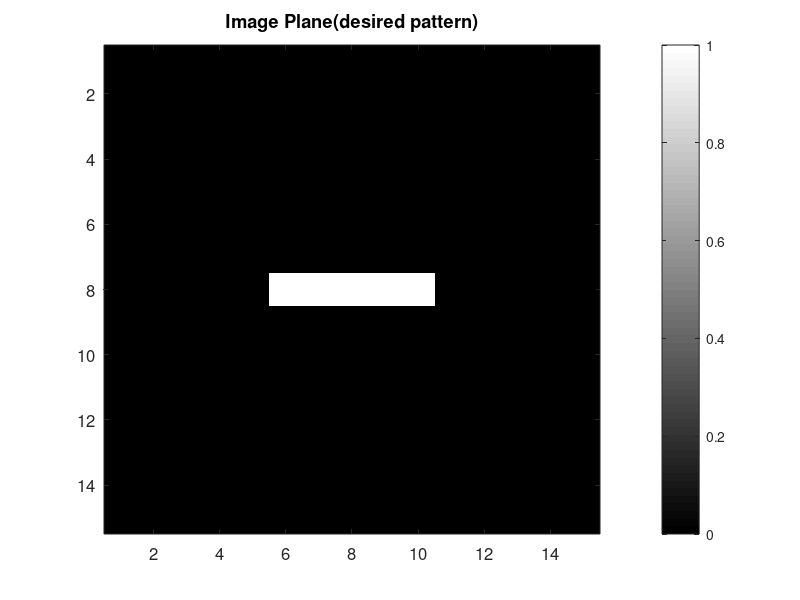
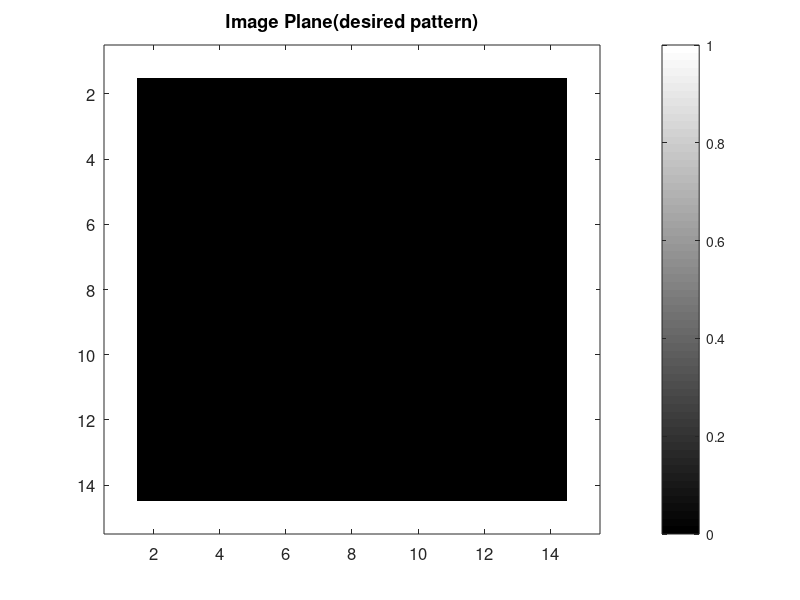

Source code (MATLAB) for these figures, in order: (Note: this script raises an error after producing the figures.)
clc;clear all;close all;
% HologramHelperClass.supperposition(conj(E_sample))

%% Input image (virtual plane)
global lambda k AmpImage N M dW z;
N = 15;

dW = 20e-6; %Spacing between elements
z = 100e-6; % Distance of Image plane from the resonator plane

lambda = 1.550e-6;
k = 2 * pi / lambda;

A_virtual = zeros(N, N); % initial an array to store sample image for calculation
A_virtual(8, 6:10) = 1;
[M, N] = size(A_virtual);

figure;
imagesc(abs(A_virtual));
colormap gray
colorbar
title('Image Plane(desired pattern)')
set(gcf, 'Position', [00, 00, 350, 300])
set(gca,'FontSize', 12) % Font Size

%% Sample image initial state (sample plane)
A_sample = zeros(N, N); % initial an array to store sample image for calculation
A_sample(1, :) = 1;
A_sample(N, :) = 1;
A_sample(:, 1) = 1;
A_sample(:, N) = 1;

figure;
imagesc(abs(A_sample));
colormap gray
colorbar
title('Image Plane(desired pattern)')
set(gcf, 'Position', [00, 00, 350, 300])
set(gca,'FontSize', 12) % Font Size

%% Gerchberg-Saxton iteration

E_sample = A_sample;

iter = 1000;

while iter > 0
    
    E_holo = HologramHelperClass.supperposition(conj(E_sample));
    
    E_virtual = A_virtual*angle(E_holo);
    
    E_sample2 = HologramHelperClass.supperposition((E_virtual));
    
    E_sample = A_virtual*angle(E_sample2);
    
    iter = iter - 1; 
    
    disp(iter)
   
end

%% After iteration
E_virtual = HologramHelperClass.supperposition(conj(A_sample));

figure;
imagesc(abs(E_virtual));
colormap gray
colorbar
title('Image Plane(recovered pattern)')
set(gcf, 'Position', [00, 00, 350, 300])
set(gca,'FontSize', 12) % Font Size
